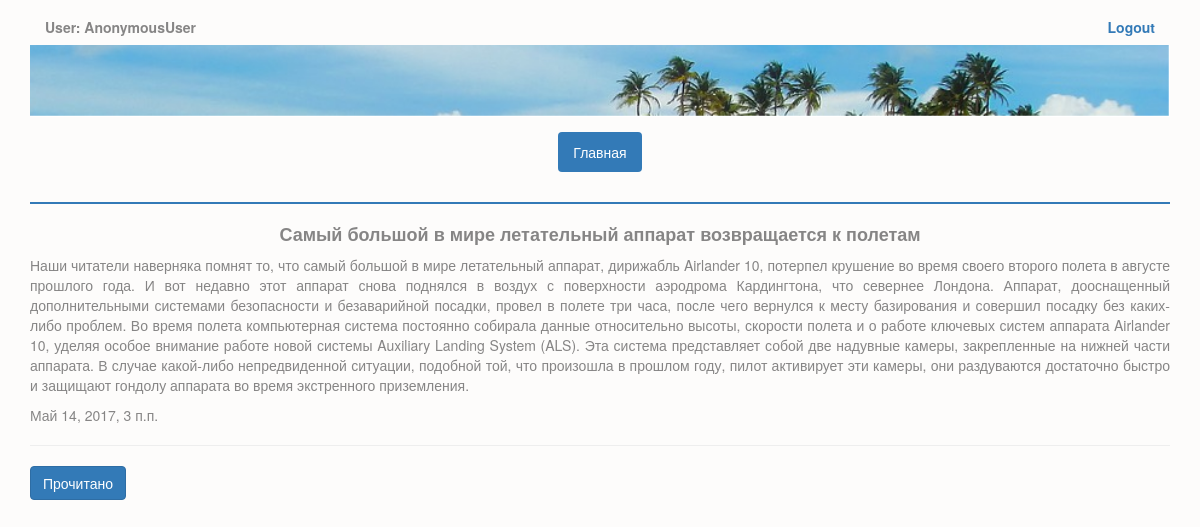
The app's page /signuser/53 with its own data.
### blog/models.py (models this page shows, shortened)
class BlogPost(models.Model):
    class Meta:
        index_together  = ["user"]
        verbose_name = _('пост блога')
        verbose_name_plural = _('2. Посты блога')
    user = models.CharField(
        max_length = 30,
        help_text=_('формируется автоматически'),
        verbose_name=_('пользователь'),)
    header = models.TextField(
        verbose_name=_('заголовок_'),)
    content = models.TextField(
        verbose_name=_('содержание'),)
    qdate = models.DateTimeField(
        auto_now=True,
        verbose_name=_('дата создания'),)

### blog/views.py (the view)
# urls.py: url(r'^signuser/(?P<idn>\d+)$', views.pagetwo),
def pagetwo(request, idn):
    user = str(request.user)
    context_dict = {}
    (error_post, qpost) = getPost(idn)
    context_dict['user'] = user
    context_dict['post'] = qpost
    return render(
                request,
                'blog/pagetwo.html',
                context_dict
                )

### blog/defReadDB.py (called while the page is built)
def getPost(idn):
    error = 0
    q ={}
    try:
        q = BlogPost.objects.get(pk=idn)
    except BlogPost.DoesNotExist:
        error = 1
    except BlogPost.MultipleObjectsReturned:
        error = 2
    except Exception as inst:
        error = 3
        print(error,type(inst))    # the exception instance
        print(inst)
    return (error, q)

### template/blog/pagetwo.html (shortened to what this page needs)
{% load staticfiles %}
<!DOCTYPE html>
<html lang="en">
  <head>
    <link href="{% static 'bootstrap/css/bootstrap.min.css' %}" rel="stylesheet">
    <link rel="stylesheet" href="{% static 'css/style.css' %}">
  </head>
  <body>
    <header>
      <div class="container">
        <div class="row">
          <div class="col-md-12 col-sm-12">
            <div class="col-md-6 col-sm-6">
              <div>
                  <h5 align="left"><strong>User: {{ user }}</strong></h5>
              </div>
            </div>
            <div class="col-md-6 col-sm-6">
              <div>
                  <a href="../../logout">
                    <h5 align="right"><strong>Logout</strong></h5>
                  </a>
              </div>
            </div>
          </div>
          <div class="col-md-12 col-sm-12">
            <a><img width="100%" alt="" src="{% static 'img/foto1.png' %}"></a>
            <ul class="nav nav-pills">
              <li class="active">
                  <a  align="left" href="../../">Главная</a>
              </li>
            </ul>
          </div>
        </div>
      </div>
    </header>
    <div class="content">
      <div class="container">
        <div class="row">
          <div class="col-md-12 col-sm-12">
            <hr class="one">
            <div>
                <h4 align="center"><strong>{{ post.header }}</strong></h4>
                <p align="justify">
                  {{ post.content }}
                </p>
                <p>{{ post.qdate }}</p>
                <hr>
                <a  class="btn btn-primary" href="../../write/{{ post.id }}">Прочитано</a>
            </div>
          </div>
        </div>
      </div>
    </div>
  </body>
</html>

### static/css/style.css (style rules this page uses)
body { color: #868585; background: #fdfcfb; font-weight: normal; }
img { max-width: 100%; height: auto; }
header { margin: 10px 0 10px; }

### template/blog/pagetwo.html (style rules this page uses)
.one { border: none; background-color: #337ab7;; color: #337ab7;; height: 2px; }
.nav { margin-top: 15px; }
.nav-pills { display: flex; justify-content: center; }

### records on screen
BlogPost: header "Самый большой в мире летательный аппарат возвращается к полетам", content "Наши читатели наверняка помнят то, что самый большой в мире летательный аппарат, дирижабль Airlander 10, потерпел крушение во время своего второго полета в августе прошлого года. И вот недавно этот аппарат снова поднялся в воздух с поверхности аэродрома Кардингтона, что севернее Лондона. Аппарат, дооснащенный дополнительными системами безопасности и безаварийной посадки, провел в полете три часа, после чего вернулся к месту базирования и совершил посадку без каких-либо проблем. Во время полета компьютерная система постоянно собирала данные относительно высоты, скорости полета и о работе ключевых систем аппарата Airlander 10, уделяя особое внимание работе новой системы Auxiliary Landing…", qdate "Май 14, 2017, 3 п.п."

### other values on screen
{{ user }} "AnonymousUser"
